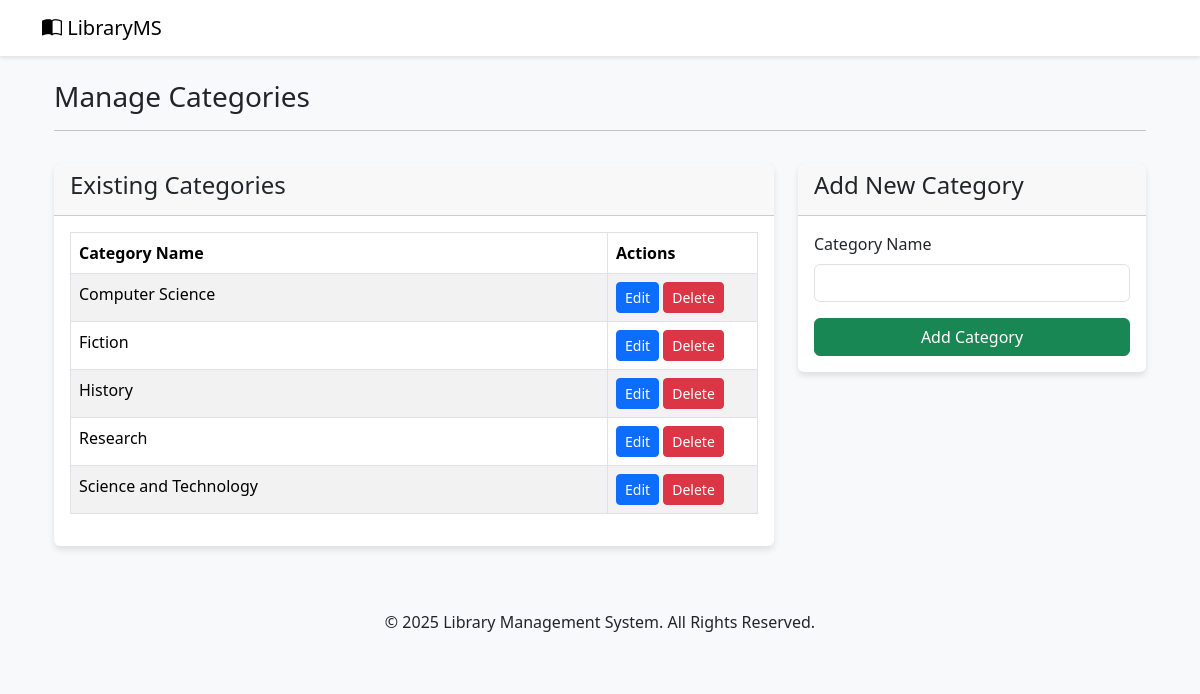
The app's page /admin/categories.php with its own data.
### tables this page shows
CREATE TABLE `categories` (
  `category_id` int(11) NOT NULL,
  `category_name` varchar(100) NOT NULL
);

### admin/categories.php (the view, shortened to what this page needs)
<?php
require_once '../includes/header.php';
require_once '../config/db_connection.php';
$sql = "SELECT category_id, category_name FROM categories ORDER BY category_name ASC";
$result = $conn->query($sql);
?>
<div class="container mt-4">
    <div class="row mb-3">
        <div class="col-12">
            <h3>Manage Categories</h3>
            <hr>
        </div>
    </div>
    <div class="row">
        <div class="col-md-8">
            <div class="card">
                <div class="card-header">
                    <h4>Existing Categories</h4>
                </div>
                <div class="card-body">
                    <?php if ($result && $result->num_rows > 0): ?>
                        <table class="table table-bordered table-striped">
                            <thead>
                                <tr>
                                    <th>Category Name</th>
                                    <th style="width: 150px;">Actions</th>
                                </tr>
                            </thead>
                            <tbody>
                                <?php while($row = $result->fetch_assoc()): ?>
                                    <tr>
                                        <td><?php echo htmlspecialchars($row['category_name']); ?></td>
                                        <td>
                                            <a href="edit_category.php?id=<?php echo $row['category_id']; ?>" class="btn btn-sm btn-primary">Edit</a>
                                            <a href="delete_category.php?id=<?php echo $row['category_id']; ?>" class="btn btn-sm btn-danger" onclick="return confirm('Are you sure you want to delete this category?');">Delete</a>
                                        </td>
                                    </tr>
                                <?php endwhile; ?>
                            </tbody>
                        </table>
                    <?php else: ?>
                        <p class="text-center">No categories found. Add one using the form.</p>
                    <?php endif; ?>
                </div>
            </div>
        </div>
        <div class="col-md-4">
            <div class="card">
                <div class="card-header">
                    <h4>Add New Category</h4>
                </div>
                <div class="card-body">
                    <form action="add_category_process.php" method="POST">
                        <div class="mb-3">
                            <label for="category_name" class="form-label">Category Name</label>
                            <input type="text" class="form-control" id="category_name" name="category_name" required>
                        </div>
                        <button type="submit" class="btn btn-success w-100">Add Category</button>
                    </form>
                </div>
            </div>
        </div>
    </div>
</div>
<?php
require_once '../includes/footer.php';
?>

### includes/header.php (style rules this page uses)
body { background-color: #f8f9fa; }
.card { border: 0; box-shadow: 0 4px 6px rgba(0,0,0,.1); }

### records on screen
categories: category_name "Computer Science"
categories: category_name "Fiction"
categories: category_name "History"
categories: category_name "Research"
categories: category_name "Science and Technology"
